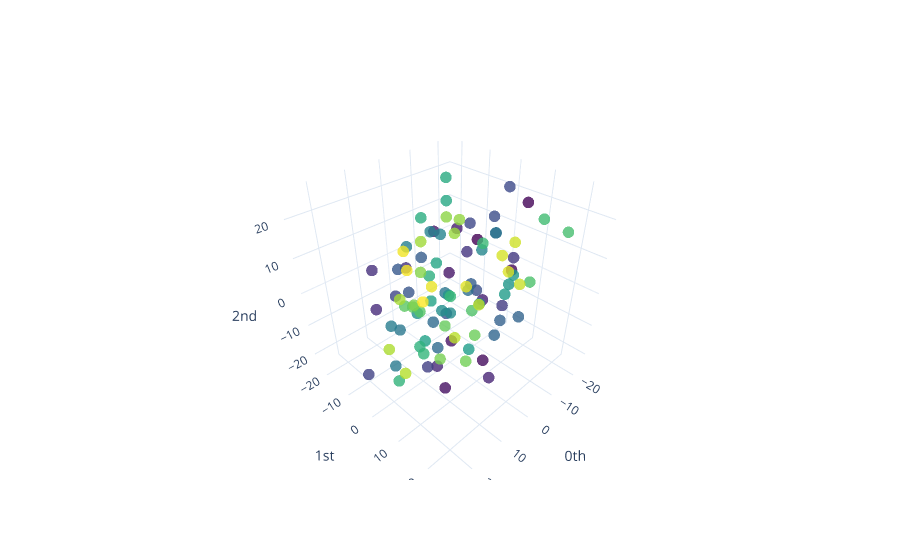

This figure's notebook cell:
### Code cell
plot_point_cloud(left_embeddings[5])
